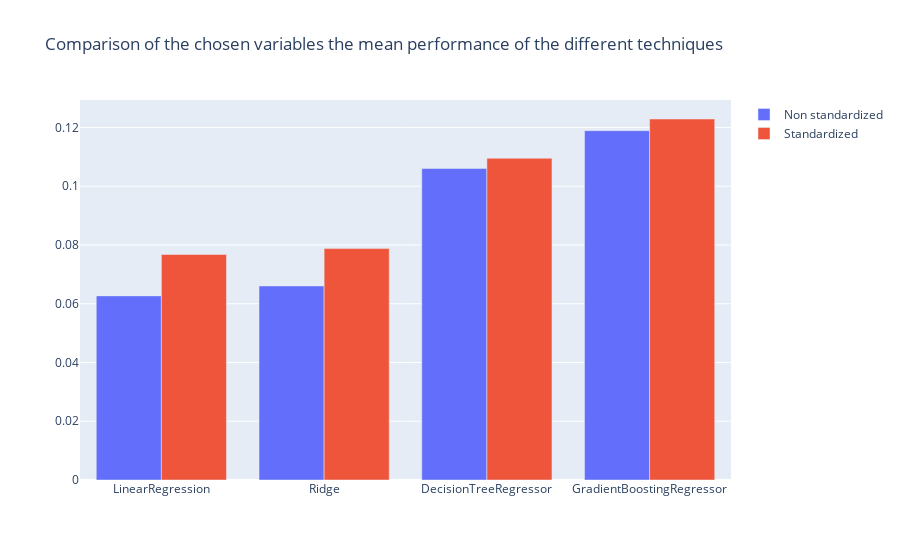

Notebook code cell kept with this figure:
### Markdown cell above
We computed the mean $R^2$ score for all the variables over all the models and choose the five variables for which we can potentially make a meaningful prediction. 

Let's graph the R^2 score for the different models in a barplot again.

### Code cell
# chosen_variables = chosen_variables
df_results_chosen = df_results[chosen_variables]
df_results_standardized_chosen = df_results_standardized[chosen_variables]
fig = go.Figure()
df_result_average_chosen = df_results_chosen.mean(axis=1)
df_result_stand_average_chosen = df_results_standardized_chosen.mean(axis=1)
fig.add_trace(go.Bar(x = df_result_average_chosen.index, y=df_result_average_chosen.values, name='Non standardized'))
fig.add_trace(go.Bar(x = df_result_stand_average_chosen.index, y=df_result_stand_average_chosen.values, name='Standardized'))
fig.update_layout(title=go.layout.Title(text="Comparison of the chosen variables the mean performance of the different techniques"))

### Figure 1 — Plotly figure (JSON) as saved in the notebook; plotly's stock layout.template omitted (floating-point values rounded to 4 significant figures)
{"data": [{"name": "Non standardized", "type": "bar", "x": ["LinearRegression", "Ridge", "DecisionTreeRegressor", "GradientBoostingRegressor"], "y": [0.06268, 0.06605, 0.106, 0.1189]}, {"name": "Standardized", "type": "bar", "x": ["LinearRegression", "Ridge", "DecisionTreeRegressor", "GradientBoostingRegressor"], "y": [0.07679, 0.07877, 0.1095, 0.1229]}], "layout": {"autosize": true, "title": {"text": "Comparison of the chosen variables the mean performance of the different techniques"}, "xaxis": {"autorange": true, "range": [-0.5, 3.5], "type": "category"}, "yaxis": {"autorange": true, "range": [0, 0.1294], "type": "linear"}}}
